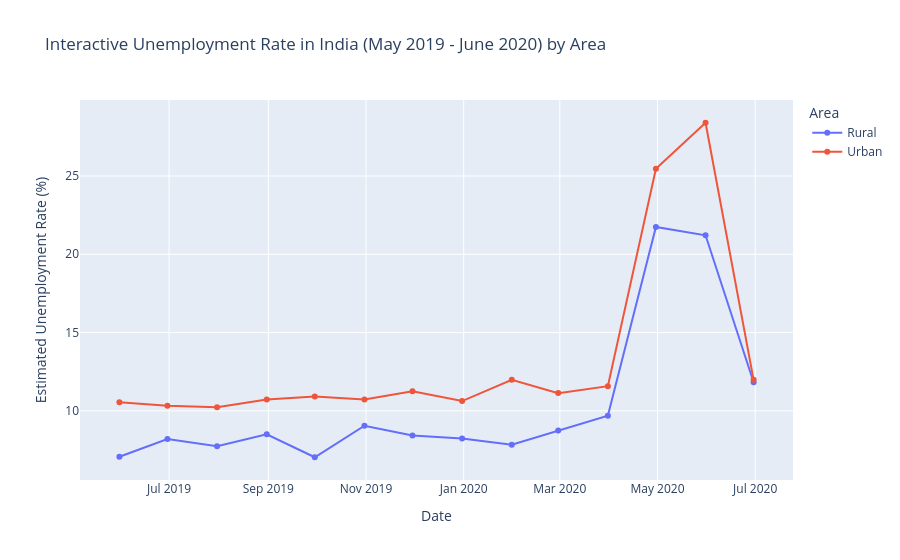

The code cell stored with this chart in its notebook:
### Markdown cell above
## Step 4: Interactive Time Series Analysis (The Covid-19 Impact)
To create a clean time-series chart in Plotly, we first need to mathematically aggregate our data. 

1. **`groupby(['Date', 'Area'])`:** We group our dataset by both the specific date and whether it is Rural/Urban.
2. **`.mean().reset_index()`:** We calculate the average unemployment rate for those specific buckets and flatten the table.
3. **`px.line()`:** We plot this newly aggregated, clean data to show the true average trend over time.

### Code cell
# 1. Manually calculate the average unemployment rate per Date and Area
df_trend = df_india.groupby(['Date', 'Area'])['Estimated Unemployment Rate (%)'].mean().reset_index()

# 2. Draw the interactive line chart using the aggregated data
fig = px.line(
    df_trend,                                # Use the newly grouped data, NOT the raw df_india
    x='Date',
    y='Estimated Unemployment Rate (%)',
    color='Area',
    markers=True,
    title='Interactive Unemployment Rate in India (May 2019 - June 2020) by Area'
)

# 3. Update the layout for the unified hover effect
fig.update_layout(
    xaxis_title='Date',
    yaxis_title='Estimated Unemployment Rate (%)',
    hovermode='x unified'
)

# 4. Display the chart
fig.show()

### Figure 1 — Plotly figure (JSON) as saved in the notebook; plotly's stock layout.template omitted (floating-point values rounded to 4 significant figures)
{"data": [{"hovertemplate": "Area=Rural<br>Date=%{x}<br>Estimated Unemployment Rate (%)=%{y}<extra></extra>", "legendgroup": "Rural", "line": {"color": "#636efa", "dash": "solid"}, "marker": {"symbol": "circle"}, "mode": "lines+markers", "name": "Rural", "orientation": "v", "showlegend": true, "type": "scatter", "x": ["2019-05-31T00:00:00.000000", "2019-06-30T00:00:00.000000", "2019-07-31T00:00:00.000000", "2019-08-31T00:00:00.000000", "2019-09-30T00:00:00.000000", "2019-10-31T00:00:00.000000", "2019-11-30T00:00:00.000000", "2019-12-31T00:00:00.000000", "2020-01-31T00:00:00.000000", "2020-02-29T00:00:00.000000", "2020-03-31T00:00:00.000000", "2020-04-30T00:00:00.000000", "2020-05-31T00:00:00.000000", "2020-06-30T00:00:00.000000"], "xaxis": "x", "y": [7.068, 8.201, 7.742, 8.503, 7.037, 9.051, 8.432, 8.234, 7.843, 8.752, 9.683, 21.75, 21.21, 11.83], "yaxis": "y"}, {"hovertemplate": "Area=Urban<br>Date=%{x}<br>Estimated Unemployment Rate (%)=%{y}<extra></extra>", "legendgroup": "Urban", "line": {"color": "#EF553B", "dash": "solid"}, "marker": {"symbol": "circle"}, "mode": "lines+markers", "name": "Urban", "orientation": "v", "showlegend": true, "type": "scatter", "x": ["2019-05-31T00:00:00.000000", "2019-06-30T00:00:00.000000", "2019-07-31T00:00:00.000000", "2019-08-31T00:00:00.000000", "2019-09-30T00:00:00.000000", "2019-10-31T00:00:00.000000", "2019-11-30T00:00:00.000000", "2019-12-31T00:00:00.000000", "2020-01-31T00:00:00.000000", "2020-02-29T00:00:00.000000", "2020-03-31T00:00:00.000000", "2020-04-30T00:00:00.000000", "2020-05-31T00:00:00.000000", "2020-06-30T00:00:00.000000"], "xaxis": "x", "y": [10.55, 10.33, 10.23, 10.73, 10.92, 10.72, 11.25, 10.63, 11.98, 11.13, 11.57, 25.46, 28.4, 11.98], "yaxis": "y"}], "layout": {"hovermode": "x unified", "legend": {"title": {"text": "Area"}, "tracegroupgap": 0}, "title": {"text": "Interactive Unemployment Rate in India (May 2019 - June 2020) by Area"}, "xaxis": {"anchor": "y", "domain": [0, 1], "title": {"text": "Date"}}, "yaxis": {"anchor": "x", "domain": [0, 1], "title": {"text": "Estimated Unemployment Rate (%)"}}}}
